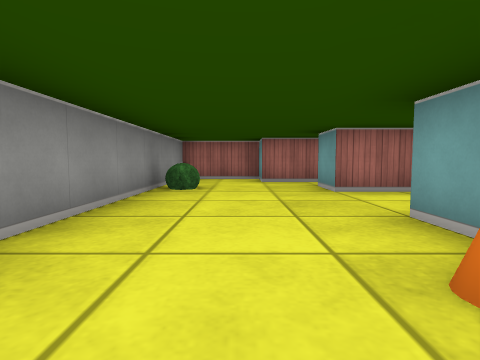
view 1 (above)

12 first-person views from a walk through a cub3D ray-caster map. The camera is about half as high as the walls, tilts 4° down and sees 80° across. The floor is counted in squares. Each view is taken from the middle of a square. On the plan, view 1 faces up. The plan holds only what a view shows up to about 9 squares ahead; the rest is blank.

view 2
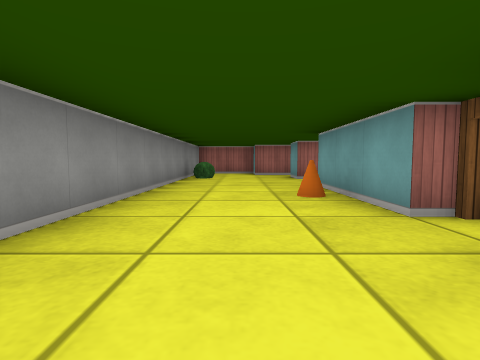

view 3
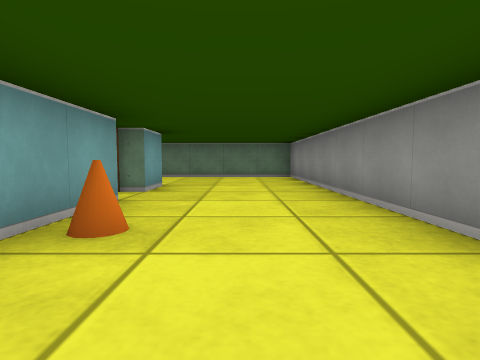

view 4
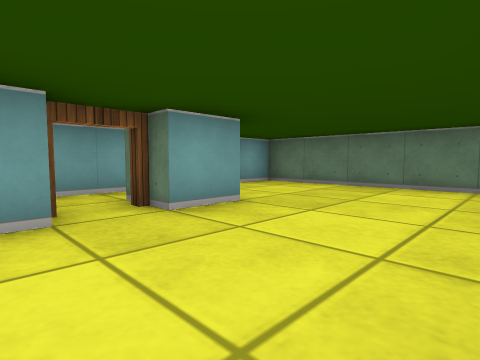

view 5
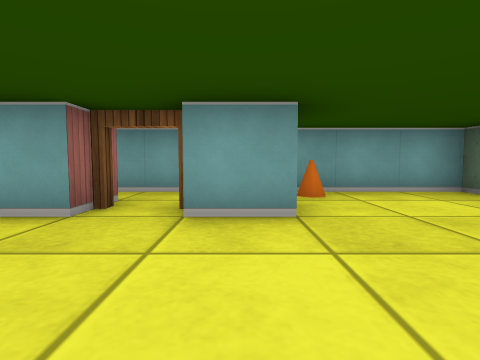

view 6
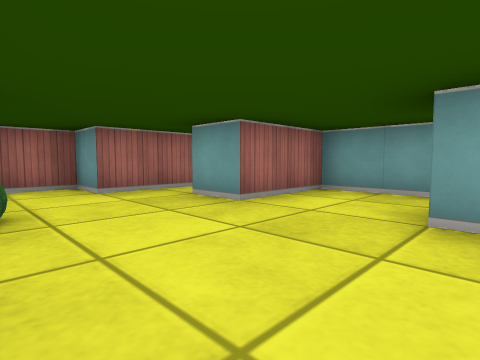

view 7
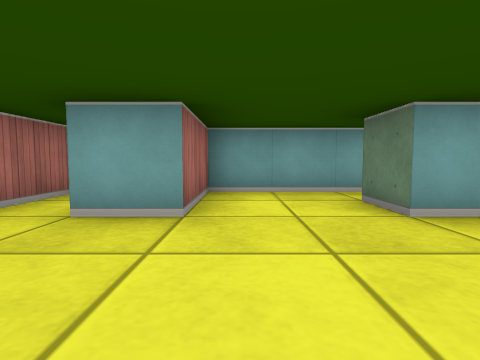

view 8
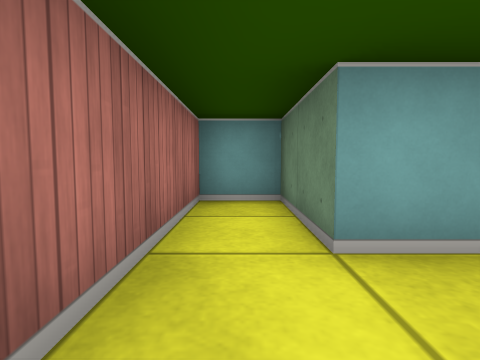

view 9
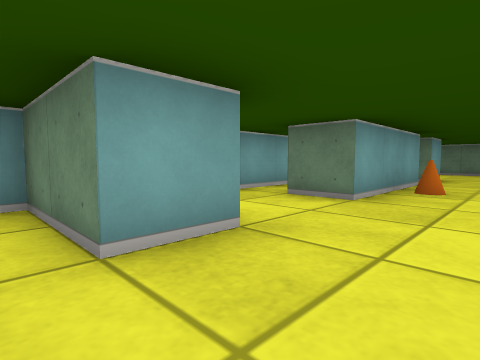

view 10
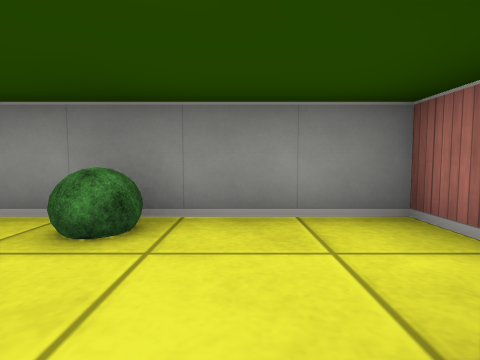

view 11
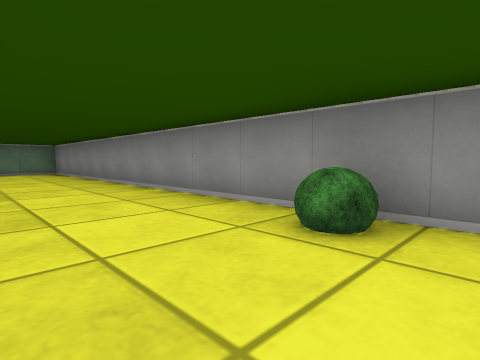

view 12
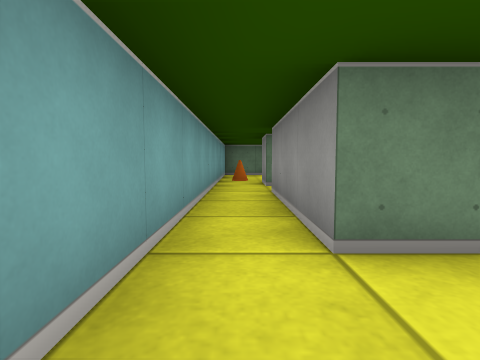

### Floor plan
Points are (right, up) in squares from view 1. A wall is a line through its corners. A room is listed if a view was taken in it or the views show most of it. See-through windows are left out.
Room 1 (views 1, 2, 3, 4, 5, 6, 7, 8, 9, 10, 11)
walls: (1.5, -0.5) (1.5, 2.5); (1.5, 4.5) (1.5, 5.5) (3.5, 5.5) (3.5, 6.5) (0.5, 6.5) (0.5, 7.5) (-1.5, 7.5) (-1.5, -5.5) (1.5, -5.5); (1.5, -2.6) (1.5, -1.5)
ways out: opening at (2, -4.5) to room 2; opening at (2, 3.5) to room 2; open door at (2, -1) to room 2
objects: bush (-1, 5); cone (1, 1)
Room 2 (view 12)
walls: (2.5, -1.5) (2.5, -2.5); (1.5, 2.5) (2.5, 2.5) (2.5, -0.5); (1.5, -5.5) (3.5, -5.5) (3.5, 4.5) (1.5, 4.5)
ways out: opening at (2, -4.5) to room 1; opening at (2, 3.5) to room 1; open door at (2, -1) to room 1
objects: cone (3, -3)

Positions as (right, up) in squares from view 1, and headings:
1: (0, 0), facing up
2: (0, -3), facing up
3: (0, 3), facing down
4: (-1, 0), facing down-right
5: (-1, -2), facing right
6: (-1, 2), facing up-right
7: (-1, 4), facing right
8: (0, 6), facing right
9: (0, 6), facing down-right
10: (1, 6), facing left
11: (1, 6), facing down-left
12: (3, 4), facing down
